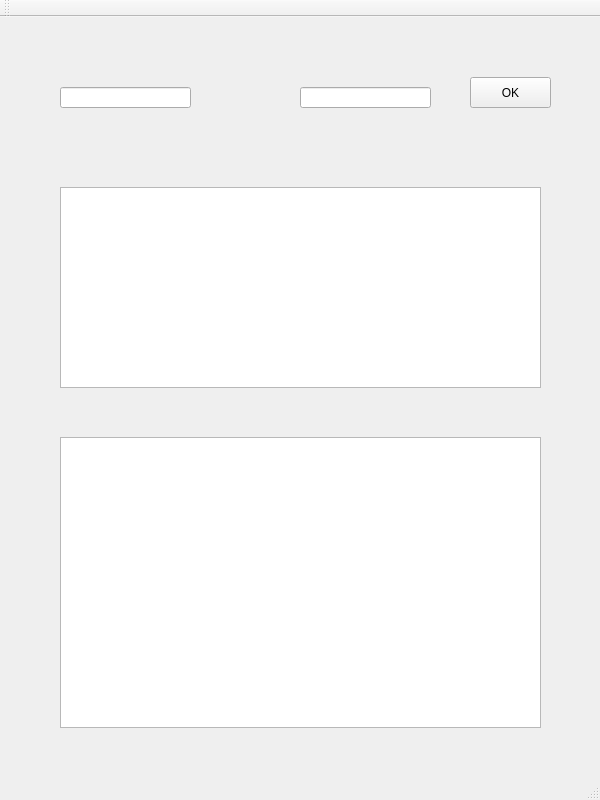
<?xml version="1.0" encoding="UTF-8"?>
<ui version="4.0">
 <class>MainWindow</class>
 <widget class="QMainWindow" name="MainWindow">
  <property name="geometry">
   <rect>
    <x>0</x>
    <y>0</y>
    <width>600</width>
    <height>800</height>
   </rect>
  </property>
  <property name="windowTitle">
   <string>MainWindow</string>
  </property>
  <widget class="QWidget" name="centralWidget">
   <widget class="QTextEdit" name="sendEdit">
    <property name="geometry">
     <rect>
      <x>60</x>
      <y>170</y>
      <width>481</width>
      <height>201</height>
     </rect>
    </property>
   </widget>
   <widget class="QTextEdit" name="receiveEdit">
    <property name="geometry">
     <rect>
      <x>60</x>
      <y>420</y>
      <width>481</width>
      <height>291</height>
     </rect>
    </property>
   </widget>
   <widget class="QLineEdit" name="lineEdit">
    <property name="geometry">
     <rect>
      <x>60</x>
      <y>70</y>
      <width>131</width>
      <height>21</height>
     </rect>
    </property>
   </widget>
   <widget class="QLineEdit" name="lineEdit_2">
    <property name="geometry">
     <rect>
      <x>300</x>
      <y>70</y>
      <width>131</width>
      <height>21</height>
     </rect>
    </property>
   </widget>
   <widget class="QPushButton" name="pushButton">
    <property name="geometry">
     <rect>
      <x>470</x>
      <y>60</y>
      <width>81</width>
      <height>31</height>
     </rect>
    </property>
    <property name="text">
     <string>OK</string>
    </property>
   </widget>
  </widget>
  <widget class="QMenuBar" name="menuBar">
   <property name="geometry">
    <rect>
     <x>0</x>
     <y>0</y>
     <width>600</width>
     <height>17</height>
    </rect>
   </property>
  </widget>
  <widget class="QToolBar" name="mainToolBar">
   <attribute name="toolBarArea">
    <enum>TopToolBarArea</enum>
   </attribute>
   <attribute name="toolBarBreak">
    <bool>false</bool>
   </attribute>
  </widget>
  <widget class="QStatusBar" name="statusBar"/>
 </widget>
 <layoutdefault spacing="6" margin="11"/>
 <resources/>
 <connections/>
</ui>
